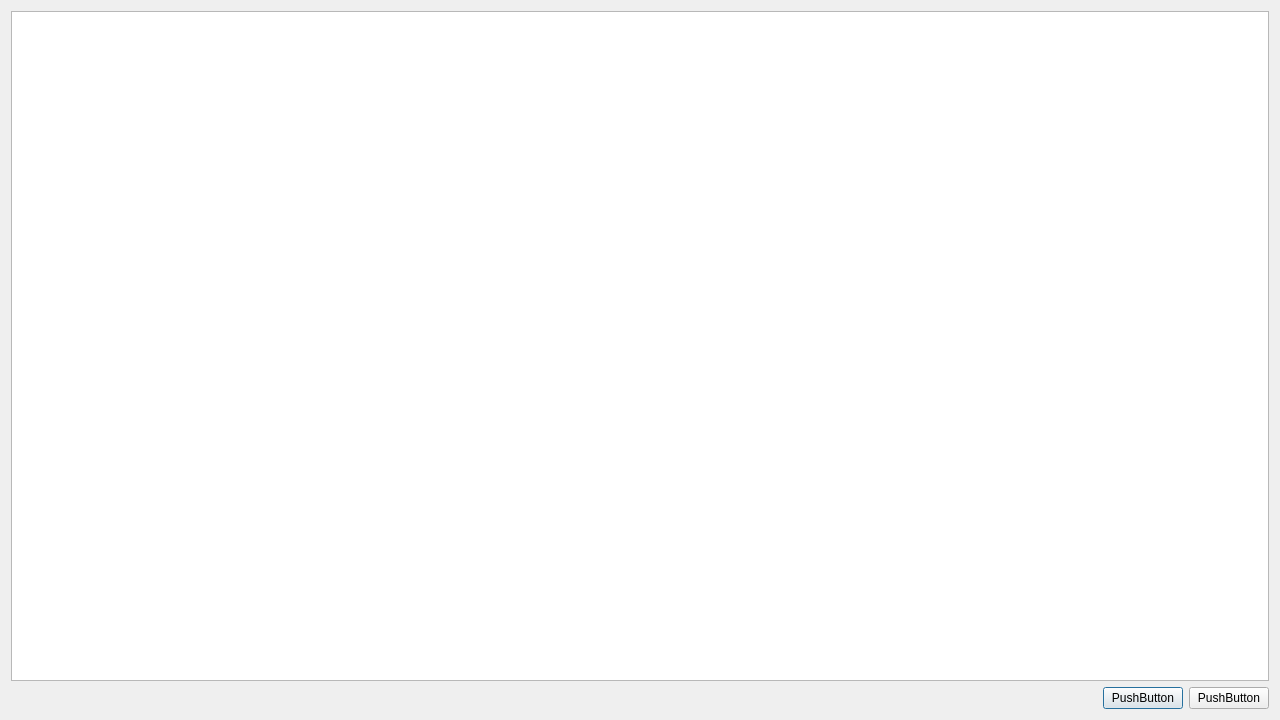
<?xml version="1.0" encoding="UTF-8"?>
<ui version="4.0">
 <class>TypeDialog</class>
 <widget class="QDialog" name="TypeDialog">
  <property name="geometry">
   <rect>
    <x>0</x>
    <y>0</y>
    <width>1280</width>
    <height>720</height>
   </rect>
  </property>
  <property name="windowTitle">
   <string>Dialog</string>
  </property>
  <layout class="QVBoxLayout" name="verticalLayout">
   <item>
    <widget class="QTableView" name="TypeTableView">
     <property name="sortingEnabled">
      <bool>true</bool>
     </property>
     <property name="wordWrap">
      <bool>true</bool>
     </property>
     <attribute name="horizontalHeaderCascadingSectionResizes">
      <bool>true</bool>
     </attribute>
     <attribute name="horizontalHeaderStretchLastSection">
      <bool>true</bool>
     </attribute>
    </widget>
   </item>
   <item>
    <layout class="QHBoxLayout" name="horizontalLayout">
     <item>
      <spacer name="horizontalSpacer">
       <property name="orientation">
        <enum>Qt::Horizontal</enum>
       </property>
       <property name="sizeHint" stdset="0">
        <size>
         <width>40</width>
         <height>20</height>
        </size>
       </property>
      </spacer>
     </item>
     <item>
      <widget class="QPushButton" name="pushButton_2">
       <property name="text">
        <string>PushButton</string>
       </property>
      </widget>
     </item>
     <item>
      <widget class="QPushButton" name="pushButton">
       <property name="text">
        <string>PushButton</string>
       </property>
      </widget>
     </item>
    </layout>
   </item>
  </layout>
 </widget>
 <resources/>
 <connections/>
</ui>
